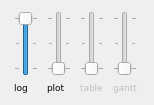
<?xml version="1.0" encoding="UTF-8"?>
<ui version="4.0">
 <class>ControlWidgetData</class>
 <widget class="QWidget" name="ControlWidgetData">
  <property name="geometry">
   <rect>
    <x>0</x>
    <y>0</y>
    <width>154</width>
    <height>105</height>
   </rect>
  </property>
  <property name="windowTitle">
   <string>Form</string>
  </property>
  <layout class="QGridLayout" name="gridLayout">
   <item row="2" column="2">
    <widget class="QLabel" name="label_6">
     <property name="maximumSize">
      <size>
       <width>24</width>
       <height>16777215</height>
      </size>
     </property>
     <property name="font">
      <font>
       <family>Verdana</family>
       <pointsize>7</pointsize>
      </font>
     </property>
     <property name="text">
      <string>log</string>
     </property>
    </widget>
   </item>
   <item row="1" column="6">
    <widget class="QSlider" name="ganttSlider">
     <property name="enabled">
      <bool>false</bool>
     </property>
     <property name="minimumSize">
      <size>
       <width>24</width>
       <height>0</height>
      </size>
     </property>
     <property name="maximumSize">
      <size>
       <width>24</width>
       <height>16777215</height>
      </size>
     </property>
     <property name="toolTip">
      <string>&lt;html&gt;&lt;head/&gt;&lt;body&gt;&lt;p&gt;&lt;span style=&quot; font-weight:600;&quot;&gt;Down&lt;/span&gt; = data not received, no widget visible&lt;/p&gt;&lt;p&gt;&lt;span style=&quot; font-weight:600;&quot;&gt;Mid&lt;/span&gt; = data received, but no widget visible&lt;/p&gt;&lt;p&gt;&lt;span style=&quot; font-weight:600;&quot;&gt;Up&lt;/span&gt; = data received, widget visible according to saved config&lt;/p&gt;&lt;/body&gt;&lt;/html&gt;</string>
     </property>
     <property name="maximum">
      <number>2</number>
     </property>
     <property name="orientation">
      <enum>Qt::Vertical</enum>
     </property>
     <property name="tickPosition">
      <enum>QSlider::TicksBothSides</enum>
     </property>
    </widget>
   </item>
   <item row="1" column="4">
    <widget class="QSlider" name="plotSlider">
     <property name="minimumSize">
      <size>
       <width>24</width>
       <height>0</height>
      </size>
     </property>
     <property name="maximumSize">
      <size>
       <width>24</width>
       <height>16777215</height>
      </size>
     </property>
     <property name="toolTip">
      <string>&lt;html&gt;&lt;head/&gt;&lt;body&gt;&lt;p&gt;&lt;span style=&quot; font-weight:600;&quot;&gt;Down&lt;/span&gt; = data not received, no widget visible&lt;/p&gt;&lt;p&gt;&lt;span style=&quot; font-weight:600;&quot;&gt;Mid&lt;/span&gt; = data received, but no widget visible&lt;/p&gt;&lt;p&gt;&lt;span style=&quot; font-weight:600;&quot;&gt;Up&lt;/span&gt; = data received, widget visible according to saved config&lt;/p&gt;&lt;/body&gt;&lt;/html&gt;</string>
     </property>
     <property name="maximum">
      <number>2</number>
     </property>
     <property name="pageStep">
      <number>1</number>
     </property>
     <property name="orientation">
      <enum>Qt::Vertical</enum>
     </property>
     <property name="tickPosition">
      <enum>QSlider::TicksBothSides</enum>
     </property>
     <property name="tickInterval">
      <number>0</number>
     </property>
    </widget>
   </item>
   <item row="1" column="2">
    <widget class="QSlider" name="logSlider">
     <property name="minimumSize">
      <size>
       <width>24</width>
       <height>0</height>
      </size>
     </property>
     <property name="maximumSize">
      <size>
       <width>24</width>
       <height>16777215</height>
      </size>
     </property>
     <property name="toolTip">
      <string>&lt;html&gt;&lt;head/&gt;&lt;body&gt;&lt;p&gt;&lt;span style=&quot; font-weight:600;&quot;&gt;Down&lt;/span&gt; = data not received, no widget visible&lt;/p&gt;&lt;p&gt;&lt;span style=&quot; font-weight:600;&quot;&gt;Mid&lt;/span&gt; = data received, but no widget visible&lt;/p&gt;&lt;p&gt;&lt;span style=&quot; font-weight:600;&quot;&gt;Up&lt;/span&gt; = data received, widget visible according to saved config&lt;/p&gt;&lt;/body&gt;&lt;/html&gt;</string>
     </property>
     <property name="maximum">
      <number>2</number>
     </property>
     <property name="pageStep">
      <number>1</number>
     </property>
     <property name="value">
      <number>2</number>
     </property>
     <property name="orientation">
      <enum>Qt::Vertical</enum>
     </property>
     <property name="tickPosition">
      <enum>QSlider::TicksBothSides</enum>
     </property>
     <property name="tickInterval">
      <number>0</number>
     </property>
    </widget>
   </item>
   <item row="2" column="4">
    <widget class="QLabel" name="label">
     <property name="minimumSize">
      <size>
       <width>0</width>
       <height>0</height>
      </size>
     </property>
     <property name="maximumSize">
      <size>
       <width>24</width>
       <height>16777215</height>
      </size>
     </property>
     <property name="font">
      <font>
       <family>Verdana</family>
       <pointsize>7</pointsize>
      </font>
     </property>
     <property name="text">
      <string>plot</string>
     </property>
    </widget>
   </item>
   <item row="2" column="6">
    <widget class="QLabel" name="label_4">
     <property name="enabled">
      <bool>false</bool>
     </property>
     <property name="maximumSize">
      <size>
       <width>26</width>
       <height>16777215</height>
      </size>
     </property>
     <property name="font">
      <font>
       <family>Verdana</family>
       <pointsize>7</pointsize>
      </font>
     </property>
     <property name="text">
      <string>gantt</string>
     </property>
    </widget>
   </item>
   <item row="1" column="5">
    <widget class="QSlider" name="tableSlider">
     <property name="enabled">
      <bool>false</bool>
     </property>
     <property name="minimumSize">
      <size>
       <width>24</width>
       <height>0</height>
      </size>
     </property>
     <property name="maximumSize">
      <size>
       <width>24</width>
       <height>16777215</height>
      </size>
     </property>
     <property name="toolTip">
      <string>&lt;html&gt;&lt;head/&gt;&lt;body&gt;&lt;p&gt;&lt;span style=&quot; font-weight:600;&quot;&gt;Down&lt;/span&gt; = data not received, no widget visible&lt;/p&gt;&lt;p&gt;&lt;span style=&quot; font-weight:600;&quot;&gt;Mid&lt;/span&gt; = data received, but no widget visible&lt;/p&gt;&lt;p&gt;&lt;span style=&quot; font-weight:600;&quot;&gt;Up&lt;/span&gt; = data received, widget visible according to saved config&lt;/p&gt;&lt;/body&gt;&lt;/html&gt;</string>
     </property>
     <property name="maximum">
      <number>2</number>
     </property>
     <property name="orientation">
      <enum>Qt::Vertical</enum>
     </property>
     <property name="tickPosition">
      <enum>QSlider::TicksBothSides</enum>
     </property>
    </widget>
   </item>
   <item row="2" column="5">
    <widget class="QLabel" name="label_5">
     <property name="enabled">
      <bool>false</bool>
     </property>
     <property name="maximumSize">
      <size>
       <width>26</width>
       <height>16777215</height>
      </size>
     </property>
     <property name="font">
      <font>
       <family>Verdana</family>
       <pointsize>7</pointsize>
      </font>
     </property>
     <property name="text">
      <string>table</string>
     </property>
    </widget>
   </item>
  </layout>
 </widget>
 <resources/>
 <connections/>
</ui>
